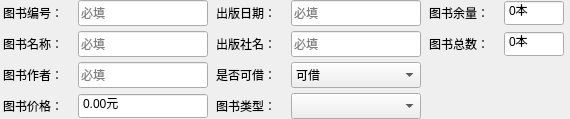
                 <widget class="QWidget" name="widget_8" native="true">
                  <property name="minimumSize">
                   <size>
                    <width>570</width>
                    <height>0</height>
                   </size>
                  </property>
                  <property name="maximumSize">
                   <size>
                    <width>130</width>
                    <height>160</height>
                   </size>
                  </property>
                  <layout class="QGridLayout" name="gridLayout_38">
                   <property name="leftMargin">
                    <number>0</number>
                   </property>
                   <property name="topMargin">
                    <number>0</number>
                   </property>
                   <property name="rightMargin">
                    <number>0</number>
                   </property>
                   <property name="bottomMargin">
                    <number>0</number>
                   </property>
                   <property name="spacing">
                    <number>5</number>
                   </property>
                   <item row="0" column="0">
                    <layout class="QHBoxLayout" name="horizontalLayout_2">
                     <property name="spacing">
                      <number>0</number>
                     </property>
                     <item>
                      <widget class="QLabel" name="label_31">
                       <property name="minimumSize">
                        <size>
                         <width>75</width>
                         <height>26</height>
                        </size>
                       </property>
                       <property name="maximumSize">
                        <size>
                         <width>75</width>
                         <height>26</height>
                        </size>
                       </property>
                       <property name="text">
                        <string>图书编号：</string>
                       </property>
                      </widget>
                     </item>
                     <item>
                      <widget class="QLineEdit" name="lineEdit_bookId">
                       <property name="minimumSize">
                        <size>
                         <width>130</width>
                         <height>26</height>
                        </size>
                       </property>
                       <property name="maximumSize">
                        <size>
                         <width>130</width>
                         <height>26</height>
                        </size>
                       </property>
                       <property name="font">
                        <font>
                         <family>微软雅黑</family>
                         <pointsize>9</pointsize>
                         <bold>false</bold>
                        </font>
                       </property>
                       <property name="text">
                        <string/>
                       </property>
                       <property name="placeholderText">
                        <string>必填</string>
                       </property>
                      </widget>
                     </item>
                    </layout>
                   </item>
                   <item row="0" column="1">
                    <layout class="QHBoxLayout" name="horizontalLayout_12">
                     <property name="spacing">
                      <number>0</number>
                     </property>
                     <item>
                      <widget class="QLabel" name="label_49">
                       <property name="minimumSize">
                        <size>
                         <width>75</width>
                         <height>26</height>
                        </size>
                       </property>
                       <property name="maximumSize">
                        <size>
                         <width>75</width>
                         <height>26</height>
                        </size>
                       </property>
                       <property name="text">
                        <string>出版日期：</string>
                       </property>
                      </widget>
                     </item>
                     <item>
                      <widget class="QLineEdit" name="lineEdit_bookPubDate">
                       <property name="minimumSize">
                        <size>
                         <width>130</width>
                         <height>26</height>
                        </size>
                       </property>
                       <property name="maximumSize">
                        <size>
                         <width>130</width>
                         <height>26</height>
                        </size>
                       </property>
                       <property name="font">
                        <font>
                         <family>微软雅黑</family>
                         <pointsize>9</pointsize>
                         <bold>false</bold>
                        </font>
                       </property>
                       <property name="text">
                        <string/>
                       </property>
                       <property name="placeholderText">
                        <string>必填</string>
                       </property>
                      </widget>
                     </item>
                    </layout>
                   </item>
                   <item row="0" column="2">
                    <layout class="QHBoxLayout" name="horizontalLayout_5">
                     <property name="spacing">
                      <number>0</number>
                     </property>
                     <item>
                      <widget class="QLabel" name="label_51">
                       <property name="minimumSize">
                        <size>
                         <width>75</width>
                         <height>26</height>
                        </size>
                       </property>
                       <property name="maximumSize">
                        <size>
                         <width>75</width>
                         <height>26</height>
                        </size>
                       </property>
                       <property name="text">
                        <string>图书余量：</string>
                       </property>
                      </widget>
                     </item>
                     <item>
                      <widget class="QSpinBox" name="spinBox_bookStore">
                       <property name="minimumSize">
                        <size>
                         <width>60</width>
                         <height>26</height>
                        </size>
                       </property>
                       <property name="maximumSize">
                        <size>
                         <width>60</width>
                         <height>26</height>
                        </size>
                       </property>
                       <property name="readOnly">
                        <bool>false</bool>
                       </property>
                       <property name="buttonSymbols">
                        <enum>QAbstractSpinBox::NoButtons</enum>
                       </property>
                       <property name="correctionMode">
                        <enum>QAbstractSpinBox::CorrectToPreviousValue</enum>
                       </property>
                       <property name="suffix">
                        <string>本</string>
                       </property>
                       <property name="maximum">
                        <number>9999</number>
                       </property>
                       <property name="singleStep">
                        <number>10</number>
                       </property>
                       <property name="stepType">
                        <enum>QAbstractSpinBox::DefaultStepType</enum>
                       </property>
                       <property name="value">
                        <number>0</number>
                       </property>
                       <property name="displayIntegerBase">
                        <number>10</number>
                       </property>
                      </widget>
                     </item>
                    </layout>
                   </item>
                   <item row="1" column="0">
                    <layout class="QHBoxLayout" name="horizontalLayout_11">
                     <property name="spacing">
                      <number>0</number>
                     </property>
                     <item>
                      <widget class="QLabel" name="label_41">
                       <property name="minimumSize">
                        <size>
                         <width>75</width>
                         <height>26</height>
                        </size>
                       </property>
                       <property name="maximumSize">
                        <size>
                         <width>75</width>
                         <height>26</height>
                        </size>
                       </property>
                       <property name="text">
                        <string>图书名称：</string>
                       </property>
                      </widget>
                     </item>
                     <item>
                      <widget class="QLineEdit" name="lineEdit_bookName">
                       <property name="minimumSize">
                        <size>
                         <width>130</width>
                         <height>26</height>
                        </size>
                       </property>
                       <property name="maximumSize">
                        <size>
                         <width>130</width>
                         <height>26</height>
                        </size>
                       </property>
                       <property name="font">
                        <font>
                         <family>微软雅黑</family>
                         <pointsize>9</pointsize>
                         <bold>false</bold>
                        </font>
                       </property>
                       <property name="text">
                        <string/>
                       </property>
                       <property name="placeholderText">
                        <string>必填</string>
                       </property>
                      </widget>
                     </item>
                    </layout>
                   </item>
                   <item row="1" column="1">
                    <layout class="QHBoxLayout" name="horizontalLayout_14">
                     <property name="spacing">
                      <number>0</number>
                     </property>
                     <item>
                      <widget class="QLabel" name="label_50">
                       <property name="minimumSize">
                        <size>
                         <width>75</width>
                         <height>26</height>
                        </size>
                       </property>
                       <property name="maximumSize">
                        <size>
                         <width>75</width>
                         <height>26</height>
                        </size>
                       </property>
                       <property name="text">
                        <string>出版社名：</string>
                       </property>
                      </widget>
                     </item>
                     <item>
                      <widget class="QLineEdit" name="lineEdit_bookPub">
                       <property name="minimumSize">
                        <size>
                         <width>130</width>
                         <height>26</height>
                        </size>
                       </property>
                       <property name="maximumSize">
                        <size>
                         <width>130</width>
                         <height>26</height>
                        </size>
                       </property>
                       <property name="font">
                        <font>
                         <family>微软雅黑</family>
                         <pointsize>9</pointsize>
                         <bold>false</bold>
                        </font>
                       </property>
                       <property name="text">
                        <string/>
                       </property>
                       <property name="placeholderText">
                        <string>必填</string>
                       </property>
                      </widget>
                     </item>
                    </layout>
                   </item>
                   <item row="1" column="2">
                    <layout class="QHBoxLayout" name="horizontalLayout_10">
                     <property name="spacing">
                      <number>0</number>
                     </property>
                     <item>
                      <widget class="QLabel" name="label_52">
                       <property name="minimumSize">
                        <size>
                         <width>75</width>
                         <height>26</height>
                        </size>
                       </property>
                       <property name="maximumSize">
                        <size>
                         <width>75</width>
                         <height>26</height>
                        </size>
                       </property>
                       <property name="text">
                        <string>图书总数：</string>
                       </property>
                      </widget>
                     </item>
                     <item>
                      <widget class="QSpinBox" name="spinBox_bookTotal">
                       <property name="minimumSize">
                        <size>
                         <width>60</width>
                         <height>26</height>
                        </size>
                       </property>
                       <property name="maximumSize">
                        <size>
                         <width>60</width>
                         <height>26</height>
                        </size>
                       </property>
                       <property name="readOnly">
                        <bool>false</bool>
                       </property>
                       <property name="buttonSymbols">
                        <enum>QAbstractSpinBox::NoButtons</enum>
                       </property>
                       <property name="correctionMode">
                        <enum>QAbstractSpinBox::CorrectToPreviousValue</enum>
                       </property>
                       <property name="suffix">
                        <string>本</string>
                       </property>
                       <property name="maximum">
                        <number>9999</number>
                       </property>
                       <property name="singleStep">
                        <number>10</number>
                       </property>
                       <property name="stepType">
                        <enum>QAbstractSpinBox::DefaultStepType</enum>
                       </property>
                       <property name="value">
                        <number>0</number>
                       </property>
                       <property name="displayIntegerBase">
                        <number>10</number>
                       </property>
                      </widget>
                     </item>
                    </layout>
                   </item>
                   <item row="2" column="0">
                    <layout class="QHBoxLayout" name="horizontalLayout_15">
                     <property name="spacing">
                      <number>0</number>
                     </property>
                     <item>
                      <widget class="QLabel" name="label_42">
                       <property name="minimumSize">
                        <size>
                         <width>75</width>
                         <height>26</height>
                        </size>
                       </property>
                       <property name="maximumSize">
                        <size>
                         <width>75</width>
                         <height>26</height>
                        </size>
                       </property>
                       <property name="text">
                        <string>图书作者：</string>
                       </property>
                      </widget>
                     </item>
                     <item>
                      <widget class="QLineEdit" name="lineEdit_bookAuthor">
                       <property name="minimumSize">
                        <size>
                         <width>130</width>
                         <height>26</height>
                        </size>
                       </property>
                       <property name="maximumSize">
                        <size>
                         <width>130</width>
                         <height>26</height>
                        </size>
                       </property>
                       <property name="font">
                        <font>
                         <family>微软雅黑</family>
                         <pointsize>9</pointsize>
                         <bold>false</bold>
                        </font>
                       </property>
                       <property name="text">
                        <string/>
                       </property>
                       <property name="placeholderText">
                        <string>必填</string>
                       </property>
                      </widget>
                     </item>
                    </layout>
                   </item>
                   <item row="2" column="1">
                    <layout class="QHBoxLayout" name="horizontalLayout_16">
                     <property name="spacing">
                      <number>0</number>
                     </property>
                     <item>
                      <widget class="QLabel" name="label_53">
                       <property name="minimumSize">
                        <size>
                         <width>75</width>
                         <height>26</height>
                        </size>
                       </property>
                       <property name="maximumSize">
                        <size>
                         <width>75</width>
                         <height>26</height>
                        </size>
                       </property>
                       <property name="text">
                        <string>是否可借：</string>
                       </property>
                      </widget>
                     </item>
                     <item>
                      <widget class="QComboBox" name="cBox_managerbookIsBorrow">
                       <property name="minimumSize">
                        <size>
                         <width>130</width>
                         <height>26</height>
                        </size>
                       </property>
                       <property name="maximumSize">
                        <size>
                         <width>130</width>
                         <height>26</height>
                        </size>
                       </property>
                       <item>
                        <property name="text">
                         <string>可借</string>
                        </property>
                       </item>
                       <item>
                        <property name="text">
                         <string>不可借</string>
                        </property>
                       </item>
                      </widget>
                     </item>
                    </layout>
                   </item>
                   <item row="2" column="2" rowspan="2">
                    <spacer name="verticalSpacer_17">
                     <property name="orientation">
                      <enum>Qt::Vertical</enum>
                     </property>
                     <property name="sizeHint" stdset="0">
                      <size>
                       <width>20</width>
                       <height>59</height>
                      </size>
                     </property>
                    </spacer>
                   </item>
                   <item row="3" column="0">
                    <widget class="QWidget" name="widget" native="true">
                     <property name="minimumSize">
                      <size>
                       <width>205</width>
                       <height>0</height>
                      </size>
                     </property>
                     <property name="maximumSize">
                      <size>
                       <width>205</width>
                       <height>16777215</height>
                      </size>
                     </property>
                     <layout class="QGridLayout" name="gridLayout_67">
                      <property name="leftMargin">
                       <number>0</number>
                      </property>
                      <property name="topMargin">
                       <number>0</number>
                      </property>
                      <property name="rightMargin">
                       <number>0</number>
                      </property>
                      <property name="bottomMargin">
                       <number>0</number>
                      </property>
                      <property name="spacing">
                       <number>0</number>
                      </property>
                      <item row="0" column="0">
                       <widget class="QLabel" name="label_89">
                        <property name="minimumSize">
                         <size>
                          <width>75</width>
                          <height>26</height>
                         </size>
                        </property>
                        <property name="maximumSize">
                         <size>
                          <width>75</width>
                          <height>26</height>
                         </size>
                        </property>
                        <property name="text">
                         <string>图书价格：</string>
                        </property>
                       </widget>
                      </item>
                      <item row="0" column="1">
                       <widget class="QDoubleSpinBox" name="doubleSpinBox_bookPrice">
                        <property name="minimumSize">
                         <size>
                          <width>130</width>
                          <height>26</height>
                         </size>
                        </property>
                        <property name="maximumSize">
                         <size>
                          <width>130</width>
                          <height>26</height>
                         </size>
                        </property>
                        <property name="buttonSymbols">
                         <enum>QAbstractSpinBox::NoButtons</enum>
                        </property>
                        <property name="suffix">
                         <string>元</string>
                        </property>
                        <property name="decimals">
                         <number>2</number>
                        </property>
                        <property name="maximum">
                         <double>9999.000000000000000</double>
                        </property>
                        <property name="singleStep">
                         <double>5.000000000000000</double>
                        </property>
                       </widget>
                      </item>
                     </layout>
                    </widget>
                   </item>
                   <item row="3" column="1">
                    <layout class="QHBoxLayout" name="horizontalLayout_17">
                     <property name="spacing">
                      <number>0</number>
                     </property>
                     <item>
                      <widget class="QLabel" name="label_54">
                       <property name="minimumSize">
                        <size>
                         <width>75</width>
                         <height>26</height>
                        </size>
                       </property>
                       <property name="maximumSize">
                        <size>
                         <width>75</width>
                         <height>26</height>
                        </size>
                       </property>
                       <property name="text">
                        <string>图书类型：</string>
                       </property>
                      </widget>
                     </item>
                     <item>
                      <widget class="QComboBox" name="cBox_managerbookType">
                       <property name="minimumSize">
                        <size>
                         <width>130</width>
                         <height>26</height>
                        </size>
                       </property>
                       <property name="maximumSize">
                        <size>
                         <width>130</width>
                         <height>26</height>
                        </size>
                       </property>
                      </widget>
                     </item>
                    </layout>
                   </item>
                  </layout>
                 </widget>
